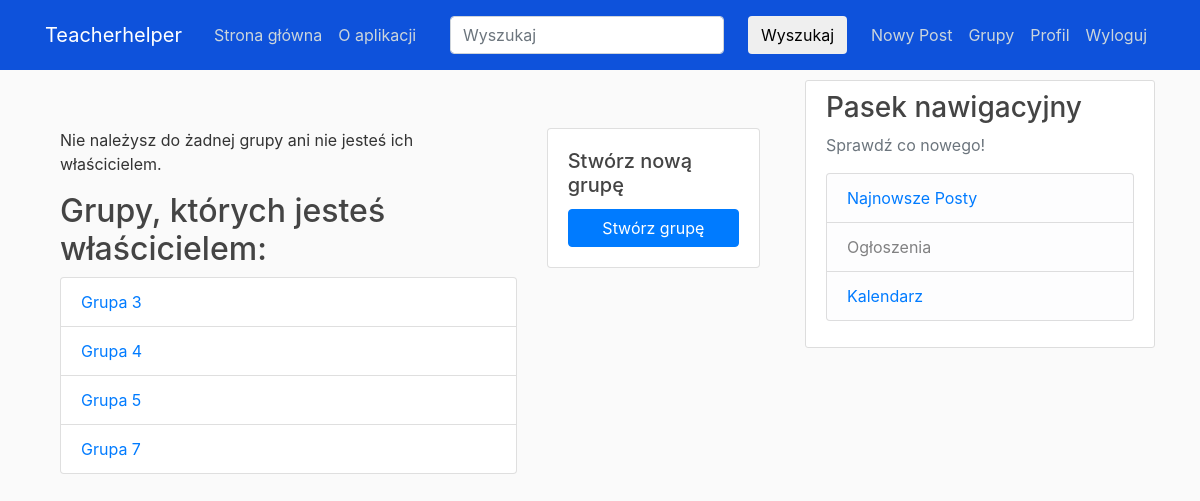
Page /groups/ (signed in) on the earlier database version.
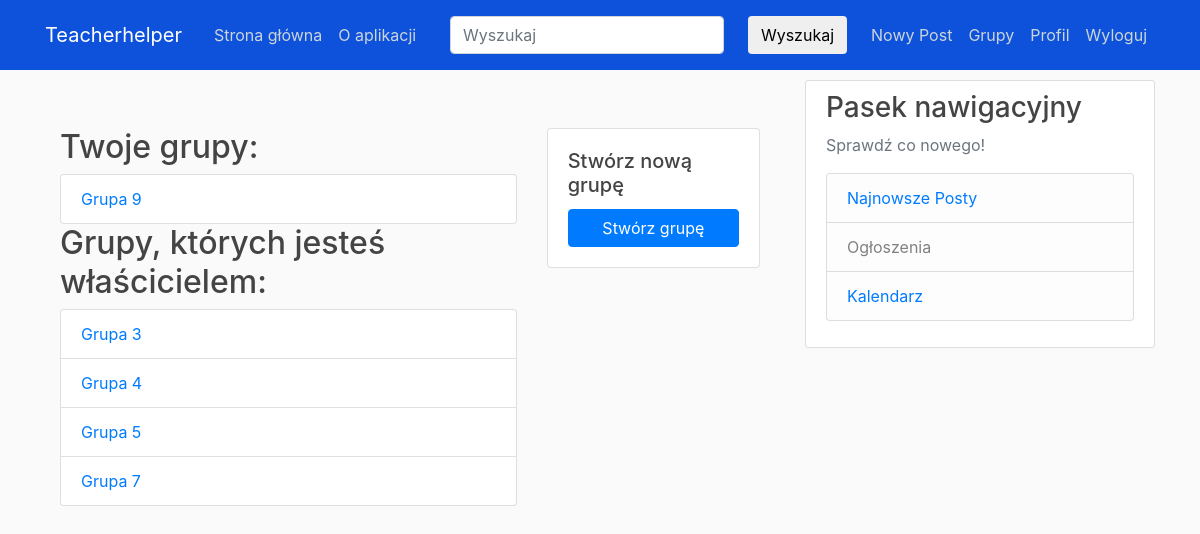
Same page on the later database version.
### users/models.py (models this page shows, shortened)
class Group(models.Model):
    name = models.CharField(max_length=100, unique=True)
    description = models.TextField(blank=True)
    members = models.ManyToManyField(User, related_name='custom_groups')  # Zmiana related_name
    owner = models.ForeignKey(User, on_delete=models.CASCADE, related_name='owned_groups')

### users/views.py (the view)
# urls.py: path('groups/', user_views.group_list, name='group_list'),
@login_required
def group_list(request):
    user = request.user
    user_groups = Group.objects.filter(members=user)
    owned_groups = Group.objects.filter(owner=user)
    all_groups = user_groups.union(owned_groups)  # Połączenie grup, których użytkownik jest członkiem i właścicielem
    return render(request, 'users/group_list.html', {'user_groups': user_groups, 'owned_groups': owned_groups, 'all_groups': all_groups})

### users/templates/users/group_list.html
{% extends "blog/base.html" %}
{% block content %}
    <div class="container mt-5">
        <div class="row">
            <div class="col-md-8">
                {% if user_groups %}
                    <h2>Twoje grupy:</h2>
                    <ul class="list-group">
                        {% for group in user_groups %}
                            <li class="list-group-item"><a href="{% url 'group_detail' group.id %}">{{ group.name }}</a></li>
                        {% endfor %}
                    </ul>
                {% else %}
                    <p>Nie należysz do żadnej grupy ani nie jesteś ich właścicielem.</p>
                {% endif %}
                {% if owned_groups %}
                    <h2>Grupy, których jesteś właścicielem:</h2>
                    <ul class="list-group">
                        {% for group in owned_groups %}
                            <li class="list-group-item"><a href="{% url 'group_detail' group.id %}">{{ group.name }}</a></li>
                        {% endfor %}
                    </ul>
                {% endif %}
            </div>
            <div class="col-md-4">
                <div class="card">
                    <div class="card-body">
                        <h5 class="card-title">Stwórz nową grupę</h5>
                        <a href="{% url 'create_group' %}" class="btn btn-primary btn-block">Stwórz grupę</a>
                    </div>
                </div>
            </div>
        </div>
    </div>
{% endblock %}

### blog/templates/blog/base.html (shortened to what this page needs)
{% load static %}
<!DOCTYPE html>
<html lang="en">
<head>
    <link rel="stylesheet" href="https://cdn.jsdelivr.net/npm/bootstrap@4.0.0/dist/css/bootstrap.min.css">
    <link rel="stylesheet" type="text/css" href="{% static 'blog/main.css' %}">
</head>
<body>
    <header class="site-header">
    <nav class="navbar navbar-expand-md navbar-dark bg-steel fixed-top">
      <div class="container">
        <a class="navbar-brand mr-4" href="{% url "blog-home" %}">Teacherhelper</a>
        <div class="collapse navbar-collapse" id="navbarToggle">
          <div class="navbar-nav mr-auto">
            <a class="nav-item nav-link" href="{% url 'blog-home' %}">Strona główna</a>
            <a class="nav-item nav-link" href="{% url 'blog-about' %}">O aplikacji</a>
          </div>
        {% include 'blog/navbar.html' %}
          <div class="navbar-nav">
              {% if user.is_authenticated %}
                  <a class="nav-item nav-link" href="{% url 'post-create' %}">Nowy Post</a>
                  <a class="nav-item nav-link" href="{% url 'group_list' %}">Grupy</a>
                  <a class="nav-item nav-link" href="{% url 'profile' %}">Profil</a>
                  <a class="nav-item nav-link" href="{% url 'logout' %}">Wyloguj</a>
              {% else %}
            <a class="nav-item nav-link" href="{% url 'login' %}">Logowanie</a>
            <a class="nav-item nav-link" href="{% url 'register' %}">Rejestracja</a>
              {% endif %}
          </div>
        </div>
      </div>
    </nav>
    </header>
    <main role="main" class="container">
      <div class="row">
        <div class="col-md-8">
          {% block content %}{% endblock %}
        </div>
        <div class="col-md-4">
          <div class="content-section">
            <h3>Pasek nawigacyjny</h3>
            <p class='text-muted'>Sprawdź co nowego!
              <ul class="list-group">
                <li class="list-group-item list-group-item-light"><a href="{% url "blog-home" %}">Najnowsze Posty</a></li>
                <li class="list-group-item list-group-item-light">Ogłoszenia</li>
                {% if user.is_authenticated %}
                <li class="list-group-item list-group-item-light" id="kalendarz-link"><a href="/kalendarz/">Kalendarz</a></li>
                {% endif %}
              </ul>
            </p>
          </div>
        </div>
      </div>
    </main>
</body>
</html>

### blog/templates/blog/navbar.html (shortened to what this page needs)
<nav class="navbar navbar-light" style="background-color: #0e52db;">
  <form class="form-inline" method=POST action="{% url 'search_engine' %}">
    <input class="form-control mr-sm-2" type="Wyszukaj" placeholder="Wyszukaj" aria-label="Search" name="searched">
    <button class="btn btn-outline-white btn-md my-2 my-sm-0 ml-3" type="submit">Wyszukaj</button>
  </form>
</nav>

### blog/static/blog/main.css (style rules this page uses)
body { background: #fafafa; color: #333333; margin-top: 5rem; }
h1, h2, h3, h4, h5, h6 { color: #444444; }
ul { margin: 0; }
.bg-steel { background-color: #0e52db; }
.site-header .navbar-nav .nav-link { color: #cbd5db; }
.content-section { background: #ffffff; padding: 10px 20px; border: 1px solid #dddddd; border-radius: 3px; margin-bottom: 20px; }

Differences in the rows shown:
added Group: name "Grupa 9", shown under "Twoje grupy:"
Other differences:
text no longer shown: "Nie należysz do żadnej grupy ani nie jesteś ich właścicielem."
text now shown: "Twoje grupy:"
